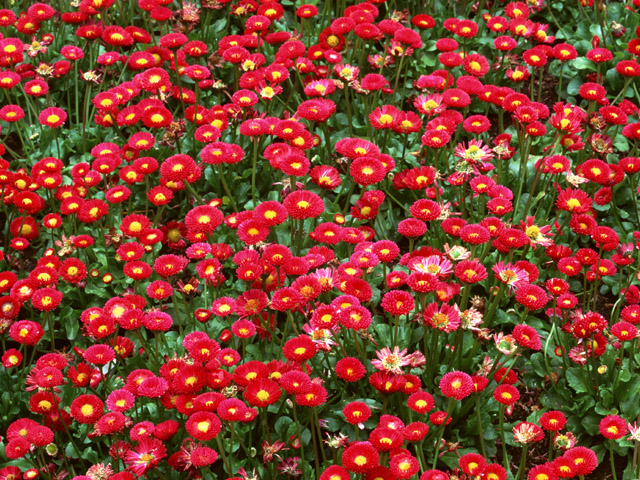
//> input picture sampleprogram/04/04-02-a.jpg, 640 x 480 px, given in place of 04-06.wmv, which was not available
$ ./04-07   (built with g++ and OpenCV 4)
//> lines starting //> are read from the running program, lines starting //| are printed output that depends on the picture; after the words box and inside, x2 and y2 are one past the last pixel; in counts of white or black regions, pixels touching at a corner belong together; pictures that were not available may be replaced by others from this repository, and a replacement may not be noted
#define _CRT_SECURE_NO_WARNINGS
#include <iostream>
#include <string>
#include <vector>
#include <opencv2/opencv.hpp>
std::string win = "main";

int h_upper = 115, h_lower = 60;
int s_upper = 255, s_lower = 50;
int v_upper = 200, v_lower = 20;

int main()
{
  cv::VideoCapture cap("04-06.wmv");
  cv::Mat img_src;
  cv::namedWindow(win);

  cv::KalmanFilter KF(4, 2);
  KF.statePre.at<float>(0) = 0;
  KF.statePre.at<float>(1) = 0;
  KF.statePre.at<float>(2) = 0;
  KF.statePre.at<float>(3) = 0;

  // 運動モデル
  KF.transitionMatrix = (cv::Mat_<float>(4, 4) << // 等速直線運動（速度利用あり）
    1, 0, 1, 0,
    0, 1, 0, 1,
    0, 0, 1, 0,
    0, 0, 0, 1);

  setIdentity(KF.measurementMatrix);
  setIdentity(KF.processNoiseCov, cv::Scalar::all(1e-1));
  setIdentity(KF.measurementNoiseCov, cv::Scalar::all(1e-1));
  setIdentity(KF.errorCovPost, cv::Scalar::all(1e-1));

  cv::Mat img_hsv, img_gray, img_gray_th, img_bin, img_lbl, img_dst, img_rgb_th;
  cv::Mat element8 = (cv::Mat_<uchar>(3, 3) << 1, 1, 1, 1, 1, 1, 1, 1, 1); // 8近傍

  while (1) {
    std::vector<cv::Mat> vec_hsv(3);
    cap >> img_src;
//> img_src is the input picture: 480 rows x 640 cols, CV_8UC3; mean B, G, R 46.4, 64.2, 133.9

    // 追跡対象の抽出
    cv::cvtColor(img_src, img_gray, cv::COLOR_BGR2GRAY);
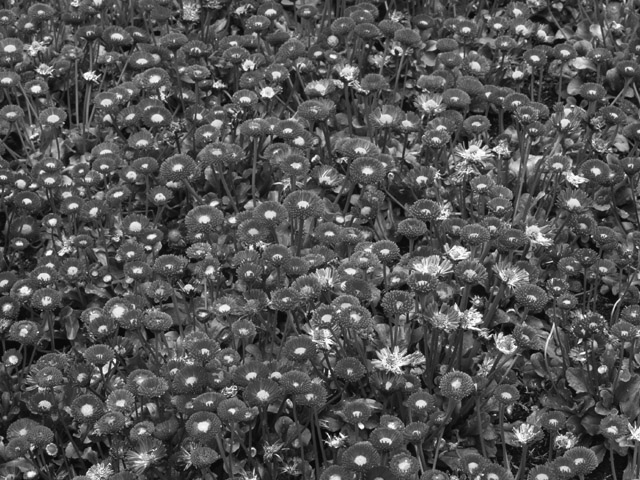
//> img_gray: 480 rows x 640 cols, CV_8UC1; min 3, max 255, mean 83
    cv::cvtColor(img_src, img_hsv, cv::COLOR_BGR2HSV_FULL);
//> img_hsv: 480 rows x 640 cols, CV_8UC3; mean H, S, V 110.2, 188.1, 141.6
    cv::split(img_hsv, vec_hsv);
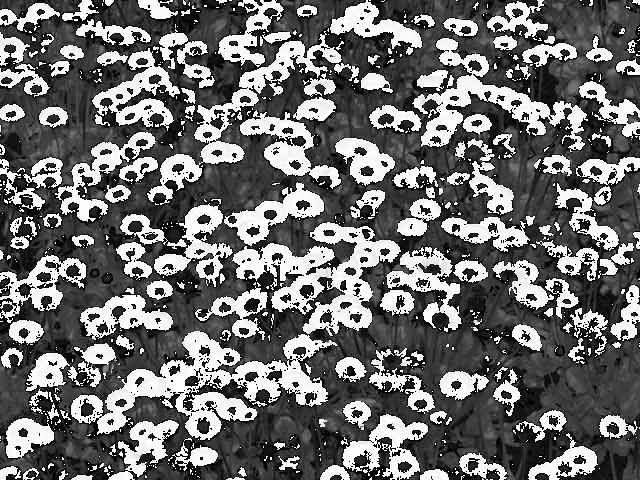
//> vec_hsv[0]: 480 rows x 640 cols, CV_8UC1; min 0, max 255, mean 110.2
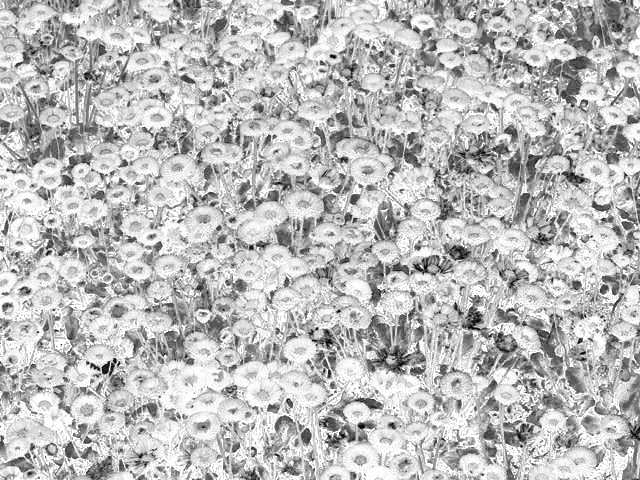
//> vec_hsv[1]: 480 rows x 640 cols, CV_8UC1; min 0, max 255, mean 188.1
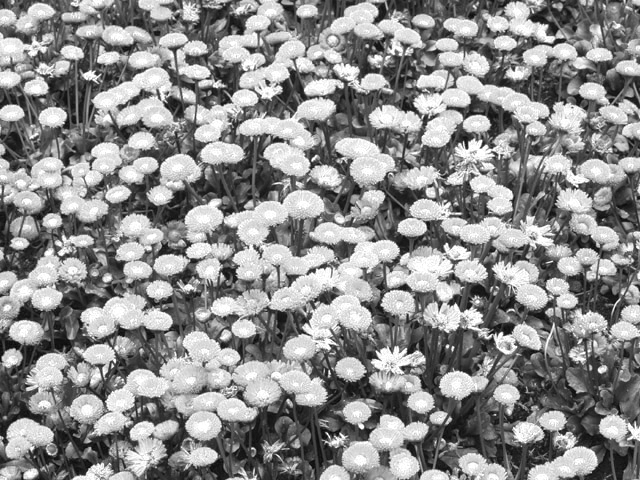
//> vec_hsv[2]: 480 rows x 640 cols, CV_8UC1; min 5, max 255, mean 141.6

    // HSV閾値処理
    cv::inRange(img_hsv, cv::Scalar(h_lower, s_lower, v_lower), cv::Scalar(h_upper, s_upper, v_upper), img_bin);
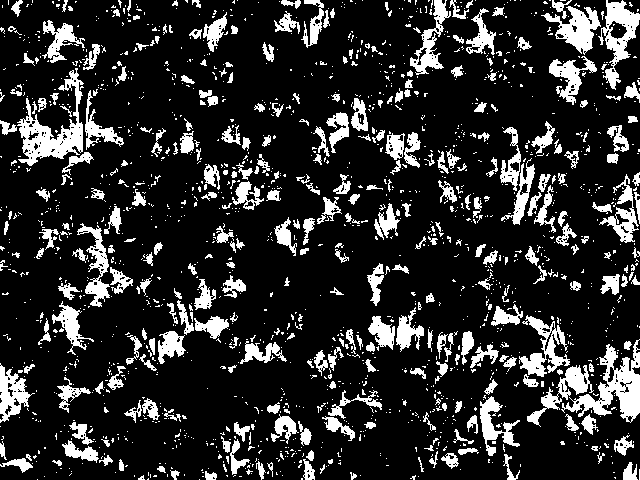
//> img_bin: 480 rows x 640 cols, CV_8UC1; 17.4% white; 1722 white regions (1403 under 20 px), largest, box (x1, y1, x2, y2) and area: (561, 339, 640, 423) 2305, (17, 68, 84, 166) 2199, (598, 0, 640, 90) 1444

    // ノイズ処理
    cv::erode(img_bin, img_bin, element8, cv::Point(-1, -1), 5); // 収縮
    cv::dilate(img_bin, img_bin, element8, cv::Point(-1, -1), 5); // 膨張
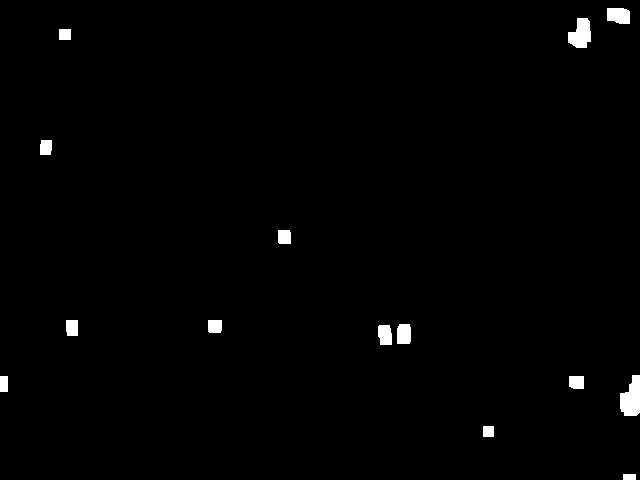
//> img_bin: 480 rows x 640 cols, CV_8UC1; 1.1% white; 14 white regions, largest, box (x1, y1, x2, y2) and area: (620, 375, 640, 416) 611, (568, 18, 591, 48) 499, (607, 8, 630, 24) 329

    // 面積最大ラベルの選択
    cv::Mat stats, centroids;
    int labelnum = cv::connectedComponentsWithStats(img_bin, img_lbl, stats, centroids);
//> img_lbl: 480 rows x 640 cols, CV_32SC1; 15 distinct labels, from 0 to 14
//> stats = 15 rows, first 6: [0, 0, 640, 480, 303873], [607, 8, 23, 16, 329], [568, 18, 23, 30, 499], [59, 29, 12, 11, 132], [40, 140, 12, 15, 172], [278, 230, 13, 14, 179]; centroids = 15 rows, first 8: [318.3, 239.4], [618.3, 15.13], [580.4, 33.61], [64.5, 34], [45.5, 147], [284, 236.5], [71.62, 327.4], [214.5, 325.9]; labelnum = 15
    if (labelnum == 1) continue;
    long int max_area = 0, max_index = 0;
    for (int i = 1; i < labelnum; i++) {
      int area = stats.at<int>(i, cv::CC_STAT_AREA);
      if (area > max_area) {
        max_area = area;
        max_index = i;
      }
    }
//> this loop made 14 passes
//> (area, max_area) on passes 1, 2, 10: (329, 329), (499, 499), (611, 611)
//> area on passes 3 to 8: 132, 172, 179, 188, 179, 253
//> after the loop, max_area = 611; max_index = 10
    cv::compare(img_lbl, max_index, img_dst, cv::CMP_EQ);
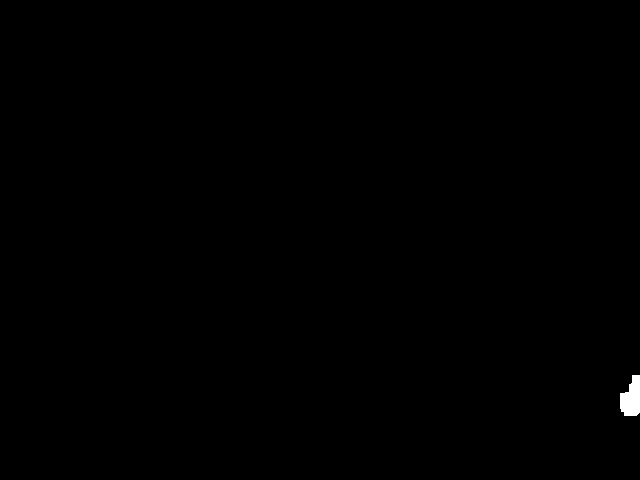
//> img_dst: 480 rows x 640 cols, CV_8UC1; 0.2% white; 1 white region, box (x1, y1, x2, y2) and area: (620, 375, 640, 416) 611

    // 面積最大ラベルの重心
    cv::Moments m = cv::moments(img_dst, true);
//> m = moments, m00 611, centre m10/m00, m01/m00 = (631.1, 398)
    cv::Point pos(m.m10 / m.m00, m.m01 / m.m00);
//> pos = Point(631, 397)

    // カルマンフィルタ
    // 観測
    cv::Mat measurement(2, 1, CV_32F);
    measurement.at<float>(0) = pos.x;
//> measurement = [631, 0]
    measurement.at<float>(1) = pos.y;
//> measurement = [631, 397]

    // 修正
    cv::Mat correction = KF.correct(measurement);
//> correction = [0, 0, 0, 0]

    // 予測
    cv::Mat prediction = KF.predict();

    // 結果の描画
    // 重心位置
    cv::circle(img_src, pos, 5, cv::Scalar(0, 0, 255), -1);
//> img_src: 480 rows x 640 cols, CV_8UC3; 81 pixels changed, all inside (x1, y1, x2, y2) = (626, 392, 637, 403)

    // 予測位置
    cv::circle(img_src, cv::Point(prediction.at<float>(0), prediction.at<float>(1)), 5, cv::Scalar(0, 255, 255), -1);
//> img_src: 480 rows x 640 cols, CV_8UC3; mean B, G, R 46.4, 64.2, 133.9
    cv::ellipse(img_src, cv::Point(prediction.at<float>(0), prediction.at<float>(1)),
      cv::Size(abs(prediction.at<float>(2)), abs(prediction.at<float>(3))),
      0.0, 0.0, 360.0, cv::Scalar(0, 255, 255), 3);

    // 画面表示
    cv::imshow(win, img_src);
    if (cv::waitKey(100) == 'q') break;
//> the 'q' key is pressed
  }

  return 0;
}
